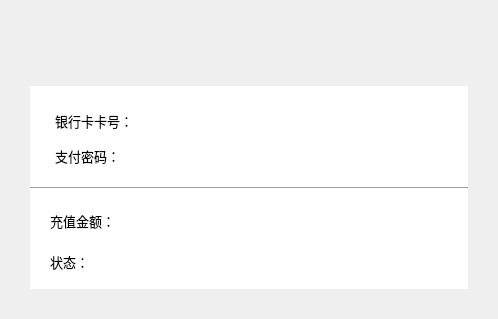
<?xml version="1.0" encoding="UTF-8"?>
<ui version="4.0">
 <class>BankCardRechargeDlg</class>
 <widget class="QDialog" name="BankCardRechargeDlg">
  <property name="geometry">
   <rect>
    <x>0</x>
    <y>0</y>
    <width>498</width>
    <height>319</height>
   </rect>
  </property>
  <property name="windowTitle">
   <string>BankCardRechargeDlg</string>
  </property>
  <layout class="QGridLayout" name="gridLayout_2">
   <property name="leftMargin">
    <number>0</number>
   </property>
   <property name="topMargin">
    <number>0</number>
   </property>
   <property name="rightMargin">
    <number>0</number>
   </property>
   <property name="bottomMargin">
    <number>0</number>
   </property>
   <item row="0" column="0">
    <widget class="TitleBarWidget" name="widget" native="true">
     <property name="minimumSize">
      <size>
       <width>0</width>
       <height>60</height>
      </size>
     </property>
     <property name="maximumSize">
      <size>
       <width>16777215</width>
       <height>60</height>
      </size>
     </property>
    </widget>
   </item>
   <item row="1" column="0">
    <widget class="QWidget" name="widget_2" native="true">
     <layout class="QGridLayout" name="gridLayout">
      <property name="leftMargin">
       <number>30</number>
      </property>
      <property name="topMargin">
       <number>20</number>
      </property>
      <property name="rightMargin">
       <number>30</number>
      </property>
      <property name="bottomMargin">
       <number>30</number>
      </property>
      <property name="spacing">
       <number>0</number>
      </property>
      <item row="0" column="0">
       <widget class="QWidget" name="widget_3" native="true">
        <property name="styleSheet">
         <string notr="true">background-color: rgb(255, 255, 255);</string>
        </property>
        <widget class="QLabel" name="bankCardIDLabel">
         <property name="geometry">
          <rect>
           <x>109</x>
           <y>25</y>
           <width>291</width>
           <height>20</height>
          </rect>
         </property>
         <property name="font">
          <font>
           <family>微软雅黑</family>
           <pointsize>10</pointsize>
          </font>
         </property>
         <property name="text">
          <string/>
         </property>
         <property name="alignment">
          <set>Qt::AlignRight|Qt::AlignTrailing|Qt::AlignVCenter</set>
         </property>
        </widget>
        <widget class="QLabel" name="bankCardLabel">
         <property name="geometry">
          <rect>
           <x>25</x>
           <y>25</y>
           <width>100</width>
           <height>20</height>
          </rect>
         </property>
         <property name="font">
          <font>
           <family>微软雅黑</family>
           <pointsize>10</pointsize>
          </font>
         </property>
         <property name="text">
          <string>银行卡卡号：</string>
         </property>
        </widget>
        <widget class="QLabel" name="payPasswdLabel">
         <property name="geometry">
          <rect>
           <x>25</x>
           <y>60</y>
           <width>100</width>
           <height>20</height>
          </rect>
         </property>
         <property name="font">
          <font>
           <family>微软雅黑</family>
           <pointsize>10</pointsize>
          </font>
         </property>
         <property name="text">
          <string>支付密码：</string>
         </property>
        </widget>
        <widget class="QLabel" name="payPasswdValueLabel">
         <property name="geometry">
          <rect>
           <x>99</x>
           <y>60</y>
           <width>301</width>
           <height>20</height>
          </rect>
         </property>
         <property name="font">
          <font>
           <family>微软雅黑</family>
           <pointsize>10</pointsize>
          </font>
         </property>
         <property name="text">
          <string/>
         </property>
         <property name="alignment">
          <set>Qt::AlignRight|Qt::AlignTrailing|Qt::AlignVCenter</set>
         </property>
        </widget>
       </widget>
      </item>
      <item row="1" column="0">
       <widget class="Line" name="splitLine">
        <property name="sizePolicy">
         <sizepolicy hsizetype="Minimum" vsizetype="Fixed">
          <horstretch>0</horstretch>
          <verstretch>0</verstretch>
         </sizepolicy>
        </property>
        <property name="minimumSize">
         <size>
          <width>0</width>
          <height>2</height>
         </size>
        </property>
        <property name="maximumSize">
         <size>
          <width>16777215</width>
          <height>2</height>
         </size>
        </property>
        <property name="orientation">
         <enum>Qt::Horizontal</enum>
        </property>
       </widget>
      </item>
      <item row="2" column="0">
       <widget class="QWidget" name="widget_4" native="true">
        <property name="styleSheet">
         <string notr="true">background-color: rgb(255, 255, 255);</string>
        </property>
        <widget class="QLabel" name="statusValueLabel">
         <property name="geometry">
          <rect>
           <x>250</x>
           <y>63</y>
           <width>150</width>
           <height>20</height>
          </rect>
         </property>
         <property name="font">
          <font>
           <family>微软雅黑</family>
           <pointsize>10</pointsize>
          </font>
         </property>
         <property name="text">
          <string/>
         </property>
         <property name="alignment">
          <set>Qt::AlignRight|Qt::AlignTrailing|Qt::AlignVCenter</set>
         </property>
        </widget>
        <widget class="QLabel" name="rechargeAmtLabel">
         <property name="geometry">
          <rect>
           <x>250</x>
           <y>17</y>
           <width>150</width>
           <height>30</height>
          </rect>
         </property>
         <property name="font">
          <font>
           <family>微软雅黑</family>
           <pointsize>14</pointsize>
          </font>
         </property>
         <property name="text">
          <string/>
         </property>
         <property name="alignment">
          <set>Qt::AlignRight|Qt::AlignTrailing|Qt::AlignVCenter</set>
         </property>
        </widget>
        <widget class="QLabel" name="statusLabel">
         <property name="geometry">
          <rect>
           <x>20</x>
           <y>63</y>
           <width>100</width>
           <height>20</height>
          </rect>
         </property>
         <property name="font">
          <font>
           <family>微软雅黑</family>
           <pointsize>10</pointsize>
          </font>
         </property>
         <property name="text">
          <string>状态：</string>
         </property>
        </widget>
        <widget class="QLabel" name="rechargeLabel">
         <property name="geometry">
          <rect>
           <x>20</x>
           <y>22</y>
           <width>100</width>
           <height>20</height>
          </rect>
         </property>
         <property name="font">
          <font>
           <family>微软雅黑</family>
           <pointsize>10</pointsize>
          </font>
         </property>
         <property name="text">
          <string>充值金额：</string>
         </property>
        </widget>
       </widget>
      </item>
     </layout>
    </widget>
   </item>
  </layout>
 </widget>
 <layoutdefault spacing="6" margin="11"/>
 <customwidgets>
  <customwidget>
   <class>TitleBarWidget</class>
   <extends>QWidget</extends>
   <header location="global">TitleBarWidget.h</header>
   <container>1</container>
  </customwidget>
 </customwidgets>
 <resources/>
 <connections/>
</ui>
